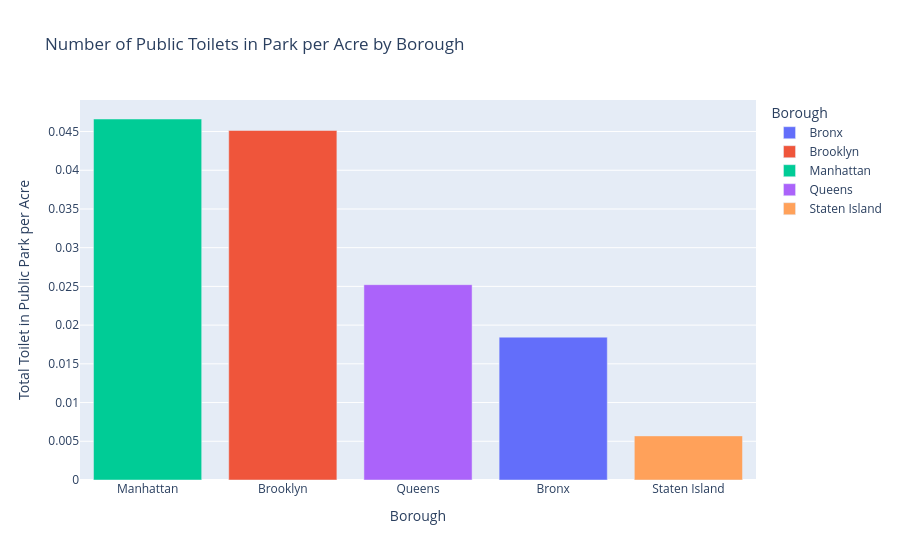

The code cell stored with this chart in its notebook:
### Code cell
# number of public toilet in park per acre by borough
fig_2 = px.bar(
    park_toilet,
    x="Borough",
    y="toilet_per_acre",
    color="Borough",
    title="Number of Public Toilets in Park per Acre by Borough",
    labels={
        "Borough": "Borough",
        "toilet_per_acre": "Total Toilet in Public Park per Acre",
    },
)
# sort the values
fig_2.update_layout(
    xaxis={
        "categoryorder": "array",
        "categoryarray": park_toilet.sort_values("toilet_per_acre", ascending=False)[
            "Borough"
        ],
    }
)
fig_2.show()

### Figure 1 — Plotly figure (JSON) as saved in the notebook; plotly's stock layout.template omitted (floating-point values rounded to 4 significant figures)
{"data": [{"hovertemplate": "Borough=%{x}<br>Total Toilet in Public Park per Acre=%{y}<extra></extra>", "legendgroup": "Bronx", "marker": {"color": "#636efa", "pattern": {"shape": ""}}, "name": "Bronx", "orientation": "v", "showlegend": true, "textposition": "auto", "type": "bar", "x": ["Bronx"], "xaxis": "x", "y": [0.01845], "yaxis": "y"}, {"hovertemplate": "Borough=%{x}<br>Total Toilet in Public Park per Acre=%{y}<extra></extra>", "legendgroup": "Brooklyn", "marker": {"color": "#EF553B", "pattern": {"shape": ""}}, "name": "Brooklyn", "orientation": "v", "showlegend": true, "textposition": "auto", "type": "bar", "x": ["Brooklyn"], "xaxis": "x", "y": [0.04513], "yaxis": "y"}, {"hovertemplate": "Borough=%{x}<br>Total Toilet in Public Park per Acre=%{y}<extra></extra>", "legendgroup": "Manhattan", "marker": {"color": "#00cc96", "pattern": {"shape": ""}}, "name": "Manhattan", "orientation": "v", "showlegend": true, "textposition": "auto", "type": "bar", "x": ["Manhattan"], "xaxis": "x", "y": [0.04662], "yaxis": "y"}, {"hovertemplate": "Borough=%{x}<br>Total Toilet in Public Park per Acre=%{y}<extra></extra>", "legendgroup": "Queens", "marker": {"color": "#ab63fa", "pattern": {"shape": ""}}, "name": "Queens", "orientation": "v", "showlegend": true, "textposition": "auto", "type": "bar", "x": ["Queens"], "xaxis": "x", "y": [0.02522], "yaxis": "y"}, {"hovertemplate": "Borough=%{x}<br>Total Toilet in Public Park per Acre=%{y}<extra></extra>", "legendgroup": "Staten Island", "marker": {"color": "#FFA15A", "pattern": {"shape": ""}}, "name": "Staten Island", "orientation": "v", "showlegend": true, "textposition": "auto", "type": "bar", "x": ["Staten Island"], "xaxis": "x", "y": [0.005696], "yaxis": "y"}], "layout": {"barmode": "relative", "legend": {"title": {"text": "Borough"}, "tracegroupgap": 0}, "title": {"text": "Number of Public Toilets in Park per Acre by Borough"}, "xaxis": {"anchor": "y", "categoryarray": ["Manhattan", "Brooklyn", "Queens", "Bronx", "Staten Island"], "categoryorder": "array", "domain": [0, 1], "title": {"text": "Borough"}}, "yaxis": {"anchor": "x", "domain": [0, 1], "title": {"text": "Total Toilet in Public Park per Acre"}}}}
